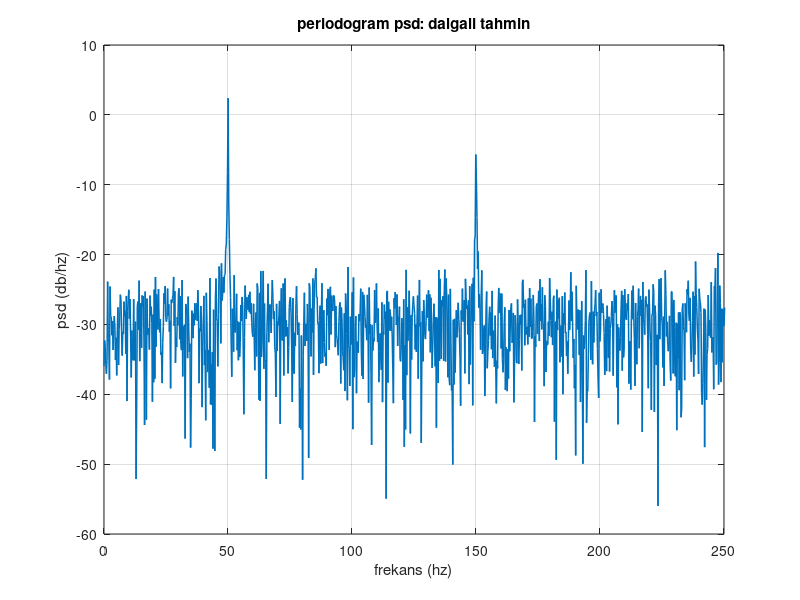

The MATLAB script that drew this image:
% periodogram_oscillation_demo.m
% gurultulu sinyallerde periodogramun dalgali yapisini gosterir.
clc; clear; close all

% ornek sinyal
fs = 1000;
t_suresi = 4;
t = (0:1/fs:t_suresi-1/fs)';
kn = 0.8; % gurultu carpani, bu degeri degistirerek deneyebilirsiniz
% 50 hz + 150 hz + gurultu
x = sin(2*pi*50*t) + 0.5*sin(2*pi*150*t) + kn*randn(size(t));

% periodogram ile psd hesabi
[pxx, f] = periodogram(x, [], [], fs);

% gorsellestirme
figure('color', [1 1 1]);
plot(f, 10*log10(pxx), 'linewidth', 1.1)
grid on
xlabel('frekans (hz)')
ylabel('psd (db/hz)')
title('periodogram psd: dalgali tahmin')
xlim([0 250])

% grafigi assets klasorune kaydet
saveas(gcf, '../assets/periodogram_oscillation_demo.png');
